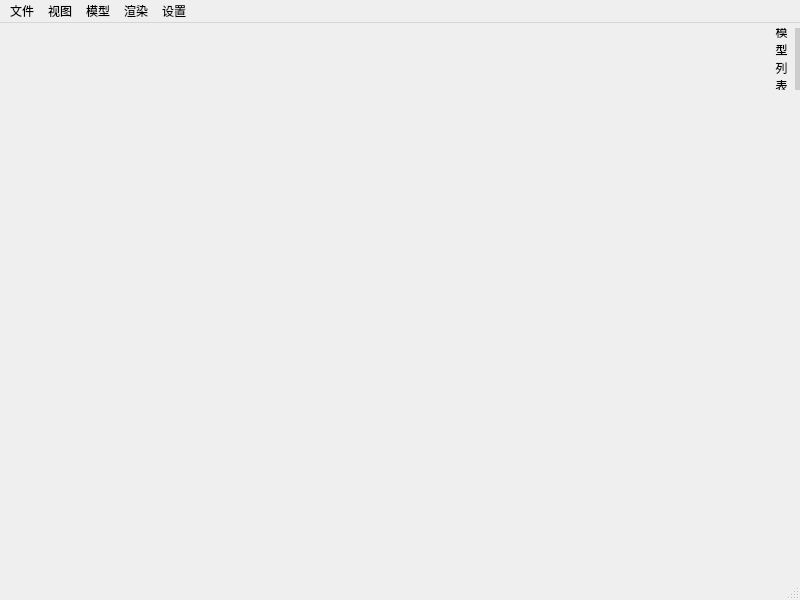
<?xml version="1.0" encoding="UTF-8"?>
<ui version="4.0">
 <class>MainWindow</class>
 <widget class="QMainWindow" name="MainWindow">
  <property name="geometry">
   <rect>
    <x>0</x>
    <y>0</y>
    <width>800</width>
    <height>600</height>
   </rect>
  </property>
  <property name="minimumSize">
   <size>
    <width>800</width>
    <height>600</height>
   </size>
  </property>
  <property name="windowTitle">
   <string>图形学</string>
  </property>
  <widget class="QWidget" name="centralwidget">
   <layout class="QHBoxLayout" name="horizontalLayout" stretch="1,1">
    <property name="spacing">
     <number>0</number>
    </property>
    <property name="leftMargin">
     <number>0</number>
    </property>
    <property name="topMargin">
     <number>0</number>
    </property>
    <property name="rightMargin">
     <number>0</number>
    </property>
    <property name="bottomMargin">
     <number>0</number>
    </property>
    <item>
     <widget class="Content" name="widget" native="true"/>
    </item>
    <item>
     <layout class="QVBoxLayout" name="verticalLayout_2">
      <property name="spacing">
       <number>0</number>
      </property>
      <item>
       <widget class="NavLabel" name="labelModels">
        <property name="minimumSize">
         <size>
          <width>32</width>
          <height>72</height>
         </size>
        </property>
        <property name="maximumSize">
         <size>
          <width>32</width>
          <height>72</height>
         </size>
        </property>
        <property name="layoutDirection">
         <enum>Qt::LeftToRight</enum>
        </property>
        <property name="styleSheet">
         <string notr="true">margin: 5px 0px 5px;
border: none;
border-right: 5px solid #ccc</string>
        </property>
        <property name="text">
         <string>模
型
列
表</string>
        </property>
        <property name="textFormat">
         <enum>Qt::AutoText</enum>
        </property>
        <property name="alignment">
         <set>Qt::AlignCenter</set>
        </property>
       </widget>
      </item>
      <item>
       <spacer name="verticalSpacer_2">
        <property name="orientation">
         <enum>Qt::Vertical</enum>
        </property>
        <property name="sizeHint" stdset="0">
         <size>
          <width>20</width>
          <height>40</height>
         </size>
        </property>
       </spacer>
      </item>
     </layout>
    </item>
   </layout>
  </widget>
  <widget class="QStatusBar" name="statusbar"/>
  <widget class="QMenuBar" name="menubar">
   <property name="geometry">
    <rect>
     <x>0</x>
     <y>0</y>
     <width>800</width>
     <height>22</height>
    </rect>
   </property>
   <widget class="QMenu" name="menuFile">
    <property name="title">
     <string>文件</string>
    </property>
    <addaction name="action"/>
    <addaction name="action_2"/>
    <addaction name="action_3"/>
   </widget>
   <widget class="QMenu" name="menuView">
    <property name="title">
     <string>视图</string>
    </property>
   </widget>
   <widget class="QMenu" name="menuModel">
    <property name="title">
     <string>模型</string>
    </property>
   </widget>
   <widget class="QMenu" name="menuRender">
    <property name="title">
     <string>渲染</string>
    </property>
   </widget>
   <widget class="QMenu" name="menuSetting">
    <property name="title">
     <string>设置</string>
    </property>
   </widget>
   <addaction name="menuFile"/>
   <addaction name="menuView"/>
   <addaction name="menuModel"/>
   <addaction name="menuRender"/>
   <addaction name="menuSetting"/>
  </widget>
  <action name="action">
   <property name="text">
    <string>新建</string>
   </property>
  </action>
  <action name="action_2">
   <property name="text">
    <string>打开</string>
   </property>
  </action>
  <action name="action_3">
   <property name="text">
    <string>保存</string>
   </property>
  </action>
  <action name="action_5">
   <property name="text">
    <string>导入</string>
   </property>
  </action>
  <action name="action_6">
   <property name="text">
    <string>导出</string>
   </property>
  </action>
 </widget>
 <customwidgets>
  <customwidget>
   <class>NavLabel</class>
   <extends>QLabel</extends>
   <header>controls.h</header>
  </customwidget>
  <customwidget>
   <class>Content</class>
   <extends>QWidget</extends>
   <header>content.h</header>
   <container>1</container>
  </customwidget>
 </customwidgets>
 <resources/>
 <connections/>
</ui>
